Frame 1 (no input): blank canvas, image omitted
Frame 60 (the mouse pressed at the canvas centre just before this capture): blank canvas, image omitted
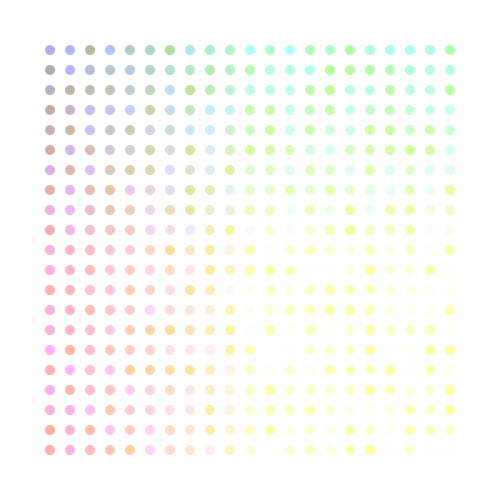
Frame 120 (the mouse held since frame 60 and released just before this capture)

The Processing sketch whose frames 1 and 60 were blank and that drew this single picture after the mouse press (run headless with seeded random() and noise(); from frame 60 on, the mouse is pressed at the canvas centre):

// Processing sketch: processing_138812
// ── processing_138812.pde

void setup() {
  size(500, 500);

  smooth();
}

void draw() {
  background(255);
  int i = 50;
  while ( i <= 450 ) {
    int j = 50;
    while ( j <= 450 ) {

        noStroke();
        fill(i, j,random(0,255), 100);
        ellipse(j,i, map(mouseX,0,500,0,20), map(mouseX,0,500,0,20));  
        j = j +20;
      }
    
    i = i + 20;
  }
}
